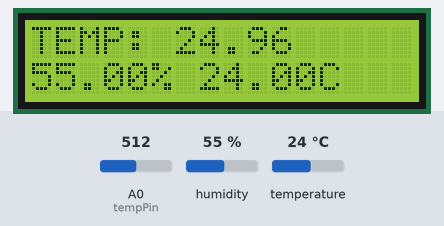
The sketch below on a simulated Arduino Uno, built with avr-gcc and run on an emulated ATmega328P. On the bench: 16×2 character LCD. The test bench sets the inputs (shaded band); at power-on: humidity 55 %, A0 (tempPin) = 512, temperature 24 °C.

Above: at 1.2 s.
1.3 s: humidity set to 22 %
At 3.6 s:
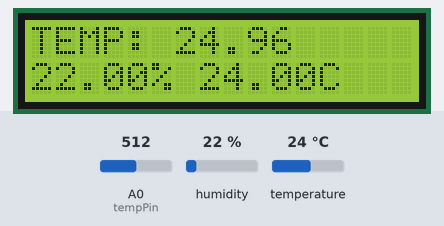
3.9 s: A0 (tempPin) set to 716
At 5.9 s:
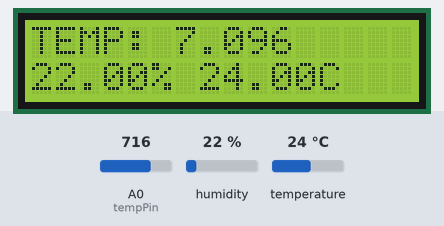
6.2 s: temperature set to 12 °C
At 8.1 s:
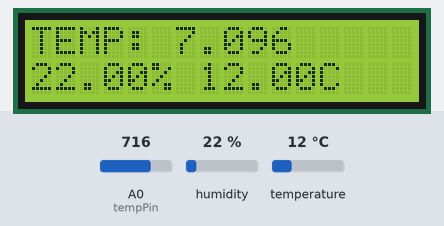
8.4 s: A0 (tempPin) set to 900
At 9.5 s:
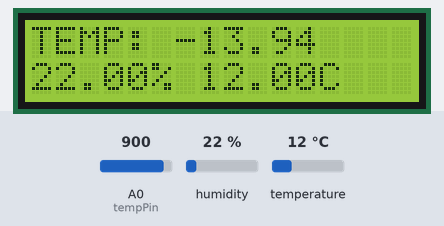
10.7 s: humidity set to 40 %
At 11.8 s:
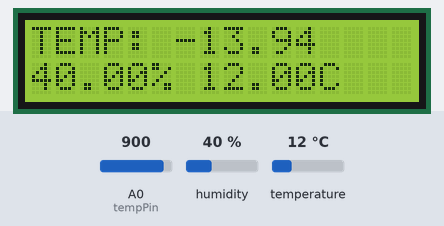
12.9 s: A0 (tempPin) set to 1023
At 14.1 s:
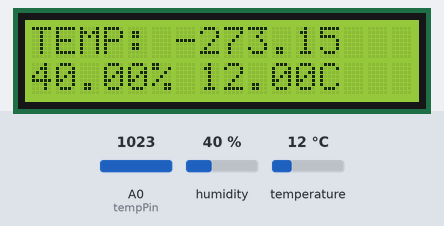
Timing chart, 0 to 15.9 s (numbered marks = the images above; inputs shaded):
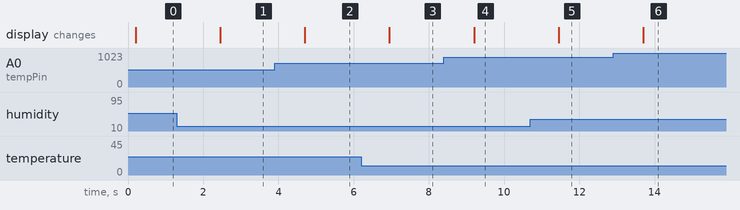

Measured:
- after the input at 1.3 s, the display: changes after 1.2 s (image 1)
- after the input at 3.9 s, the display: changes after 0.80 s (image 2)
- after the input at 6.2 s, the display: changes after 0.75 s (image 3)
- after the input at 8.4 s, the display: changes after 0.80 s (image 4)
- after the input at 10.7 s, the display: changes after 0.75 s (image 5)
- after the input at 12.9 s, the display: changes after 0.80 s (image 6)

The sketch:

thermistor_lcd1602.ino
```cpp
#include <DHT.h>

#include <LiquidCrystal.h>

class Average {

  public:
    float add_value(float val) {
      stat_value_ = (stat_value_ * (float)(count_) + val) / ((float)(count_) + 1.0);
      count_++;
      return stat_value_;
    }

    float get_value() {
      return stat_value_;
    }

    void reset() {
      count_ = 0;
      stat_value_ = 0;
    }

  private:
    int count_ = 0;
    float stat_value_ = 0;

};

const int rs_pin = 2;
const int e_pin = 3;
const int data_pins[4] = {4, 5, 6, 7};

const int dht_pin = 8;

LiquidCrystal lcd(2, 3, data_pins[0], data_pins[1], data_pins[2], data_pins[3]);

Average average;

DHT dht(dht_pin, DHT11);

const byte tempPin = A0;
const int B =  3950; // B-коэффициент
const int SERIAL_R = 100000; // сопротивление последовательного резистора, 102 кОм
const int THERMISTOR_R = 100000; // номинальное сопротивления термистора, 100 кОм
const int NOMINAL_T = 25; // номинальная температура (при которой TR = 100 кОм)

void setup() {
  Serial.begin( 9600 );
  pinMode( tempPin, INPUT );
  lcd.begin(16, 2);
  lcd.setCursor(0, 0);
  dht.begin();
}

void loop() {
  lcd.setCursor(0, 0);
  for (int i = 0; i < 20; i++) {
    int t = analogRead( tempPin );
    float tr = 1023.0 / t - 1;
    tr = SERIAL_R / tr;

    float result = (1.0 / ((1.0 / (NOMINAL_T + 273.15)) + (1.0 / B) * log(tr / THERMISTOR_R))) - 273.15;
    average.add_value(result);
    delay(5);
  }
  lcd.print("TEMP: ");
  lcd.print(average.get_value());
  average.reset();

  float h = dht.readHumidity();
  float t = dht.readTemperature();

  lcd.setCursor(0, 1);
  lcd.print(h);
  lcd.print("% ");
  lcd.print(t);
  lcd.print("C");

  delay(1000);
}
```
